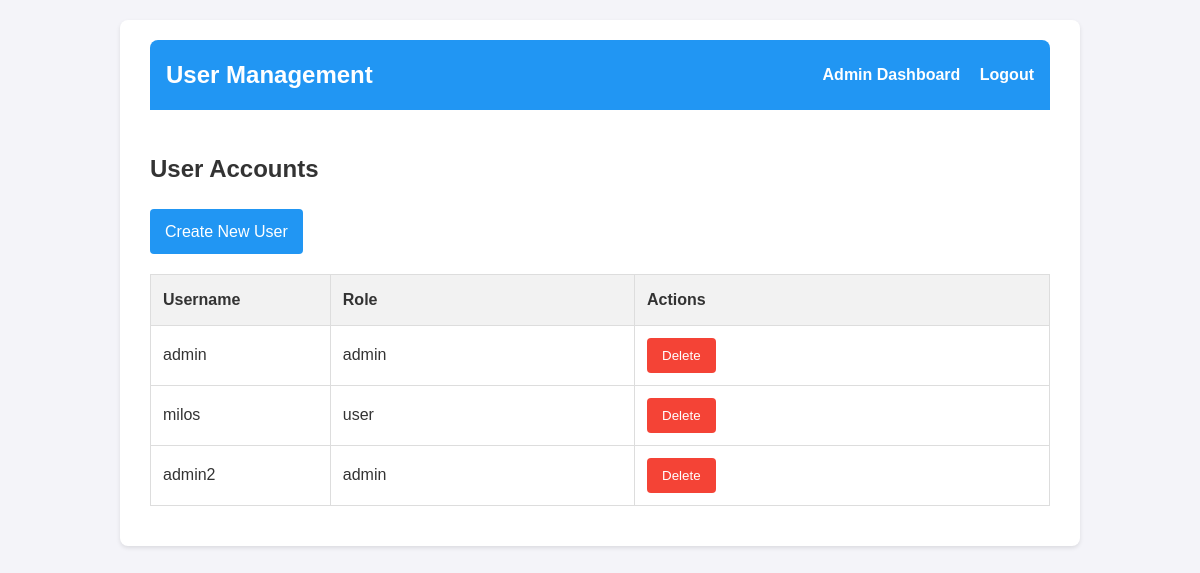
The app's page /admin/users (signed in) with its own data.
### app.py (models this page shows, shortened)
class User(db.Model, UserMixin):
    id = db.Column(db.Integer, primary_key=True)
    username = db.Column(db.String(80), unique=True, nullable=False)
    password_hash = db.Column(db.String(120), nullable=False)
    role = db.Column(db.String(20), nullable=False, default='user')

### app.py (the view)
@app.route("/admin/users")
@admin_required
def user_management():
    users = User.query.all()
    return render_template("user_management.html", users=users)

### app.py (called while the page is built)
@login_manager.user_loader
def load_user(user_id):
    return User.query.get(int(user_id))

@app.after_request
def add_no_cache_headers(response):
    response.headers['Cache-Control'] = 'no-cache, no-store, must-revalidate'
    response.headers['Pragma'] = 'no-cache'
    response.headers['Expires'] = '0'
    return response

def admin_required(f):
    @wraps(f)
    def decorated_function(*args, **kwargs):
        if not current_user.is_authenticated or current_user.role != 'admin':
            return "Unauthorized Access", 403
        return f(*args, **kwargs)
    return decorated_function

### templates/user_management.html (shortened to what this page needs)
<!DOCTYPE html>
<html lang="en">
<head>
    <link rel="stylesheet" href="{{ url_for('static', filename='css/main.css') }}">
</head>
<body>
    <div class="container">
        <header>
            <h1>User Management</h1>
            <nav>
                <a href="{{ url_for('admin_dashboard') }}">Admin Dashboard</a>
                <a href="{{ url_for('logout') }}">Logout</a>
            </nav>
        </header>
        <main>
            <h2>User Accounts</h2>
            <p><a href="{{ url_for('create_user') }}" class="btn">Create New User</a></p>
            {% if users %}
            <table>
                <thead>
                    <tr>
                        <th>Username</th>
                        <th>Role</th>
                        <th>Actions</th>
                    </tr>
                </thead>
                <tbody>
                    {% for user in users %}
                    <tr>
                        <td>{{ user.username }}</td>
                        <td>{{ user.role }}</td>
                        <td>
                            <form action="{{ url_for('delete_user', user_id=user.id) }}" method="post" style="display:inline;">
                                <button type="submit" class="btn btn-danger" onclick="return confirm('Are you sure you want to delete this user?');">Delete</button>
                            </form>
                        </td>
                    </tr>
                    {% endfor %}
                </tbody>
            </table>
            {% else %}
            <p>No users found.</p>
            {% endif %}
        </main>
    </div>
</body>
</html>

### static/css/main.css (style rules this page uses)
body { font-family: Arial, sans-serif; background-color: #f4f4f9; color: #333; margin: 0; padding: 0; line-height: 1.6; }
.container { max-width: 900px; margin: 20px auto; background: #fff; padding: 20px 30px; border-radius: 8px; box-shadow: 0 2px 4px rgba(0, 0, 0, 0.1); }
header { background-color: #2196F3; color: white; padding: 1rem; border-radius: 8px 8px 0 0; display: flex; justify-content: space-between; align-items: center; }
header h1 { margin: 0; font-size: 1.5rem; }
header nav a { color: white; text-decoration: none; margin-left: 15px; font-weight: bold; }
main { padding: 20px 0; }
.btn { display: inline-block; background-color: #2196F3; color: white; padding: 10px 15px; border: none; border-radius: 4px; cursor: pointer; text-decoration: none; text-align: center; }
.btn-danger { background-color: #f44336; }
table { width: 100%; border-collapse: collapse; margin-top: 20px; }
table, th, td { border: 1px solid #ddd; }
th, td { padding: 12px; text-align: left; }
th { background-color: #f2f2f2; }
table th:first-child, table td:first-child { width: 20%; min-width: 120px; }

### records on screen
User: username "admin", role "admin"
User: username "milos", role "user"
User: username "admin2", role "admin"
